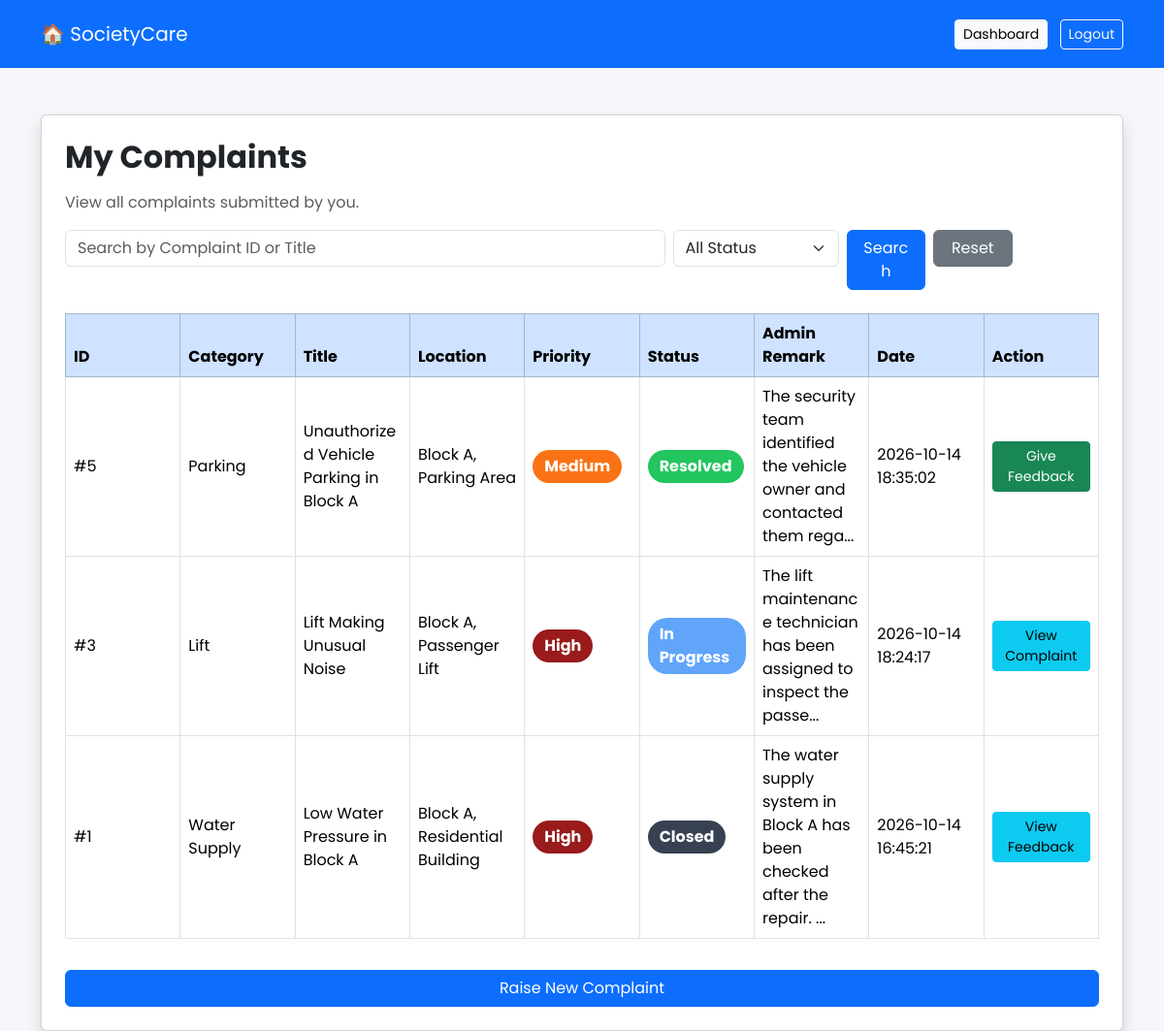
Screenshot of /resident/my-complaints.php (signed in) with the database file from the repository.
### tables this page shows
CREATE TABLE `complaints` (
  `complaint_id` int(11) NOT NULL,
  `resident_id` int(11) NOT NULL,
  `category_id` int(11) NOT NULL,
  `title` varchar(150) NOT NULL,
  `description` text NOT NULL,
  `location` varchar(100) DEFAULT NULL,
  `issue_started` varchar(50) DEFAULT NULL,
  `priority` enum('Low','Medium','High') DEFAULT 'Medium',
  `photo` varchar(255) DEFAULT NULL,
  `status` enum('Pending','Assigned','In Progress','Resolved','Closed') DEFAULT 'Pending',
  `created_at` timestamp NOT NULL DEFAULT current_timestamp(),
  `admin_remark` text DEFAULT NULL
);

CREATE TABLE `categories` (
  `category_id` int(11) NOT NULL,
  `category_name` varchar(100) NOT NULL
);

### resident/my-complaints.php (the view, shortened to what this page needs)
<?php
$resident_id = (int) $_SESSION['resident_id'];
function sc_escape($value) {
    return htmlspecialchars((string) $value, ENT_QUOTES, 'UTF-8');
}
$search = isset($_GET['search']) && is_string($_GET['search']) ? trim($_GET['search']) : '';
$sql = 'SELECT complaints.*, categories.category_name, feedback.feedback_id
        FROM complaints
        INNER JOIN categories ON complaints.category_id = categories.category_id
        LEFT JOIN feedback ON complaints.complaint_id = feedback.complaint_id
        WHERE complaints.resident_id = ?';
$types = 'i';
$params = [$resident_id];
$sql .= ' ORDER BY complaints.created_at DESC, complaints.complaint_id DESC';
try {
    $stmt = mysqli_prepare($conn, $sql);
    mysqli_stmt_bind_param($stmt, $types, ...$params);
    mysqli_stmt_execute($stmt);
    $result = mysqli_stmt_get_result($stmt);
    $complaints = mysqli_fetch_all($result, MYSQLI_ASSOC);
} catch (mysqli_sql_exception $e) {
    error_log('SocietyCare resident complaint listing error: ' . $e->getMessage());
    http_response_code(500);
    exit('Unable to load complaints. Please try again later.');
}
?>
<!DOCTYPE html>
<html lang="en">
<head>
    <link href="https://cdn.jsdelivr.net/npm/bootstrap@5.3.3/dist/css/bootstrap.min.css" rel="stylesheet">
    <link rel="stylesheet" href="../assets/css/style.css?v=2">
</head>
<body>
<nav class="navbar navbar-dark bg-primary">
    <div class="container">
        <span class="navbar-brand">🏠 SocietyCare</span>
        <div>
            <a href="dashboard.php" class="btn btn-light btn-sm me-2">Dashboard</a>
            <a href="../logout.php" class="btn btn-outline-light btn-sm">Logout</a>
        </div>
    </div>
</nav>
<div class="container mt-5">
    <div class="card shadow p-4">
        <h2 class="fw-bold mb-3">My Complaints</h2>
        <p class="text-muted">View all complaints submitted by you.</p>
        <form method="GET" class="mb-4">
    <div class="row g-2">
        <div class="col-md-7">
            <input
                type="text"
                name="search"
                class="form-control"
                placeholder="Search by Complaint ID or Title"
                value="<?php echo sc_escape($search); ?>"
                maxlength="100">
        </div>
        <div class="col-md-2">
            <select name="status" class="form-select">
                <option value="">All Status</option>
            </select>
        </div>
        <div class="col-md-1">
    <button type="submit" class="btn btn-primary w-100">
        Search
    </button>
       </div>
       <div class="col-md-1">
       <a href="my-complaints.php" class="btn btn-secondary w-100">
        Reset
        </a>
</div>
    </div>
</form>
        <div class="table-responsive">
            <table class="table table-bordered table-hover align-middle">
                <thead class="table-primary">
                    <tr>
                        <th>ID</th>
                        <th>Category</th>
                        <th>Title</th>
                        <th>Location</th>
                        <th>Priority</th>
                        <th>Status</th>
                        <th>Admin Remark</th>
                        <th>Date</th>
                        <th>Action</th>
                    </tr>
                </thead>
                <tbody>
                    <?php if (count($complaints) > 0) { ?>
                        <?php foreach ($complaints as $row) { ?>
                            <tr>
                                <td>#<?php echo (int) $row['complaint_id']; ?></td>
                                <td><?php echo sc_escape($row['category_name']); ?></td>
                                <td><?php echo sc_escape($row['title']); ?></td>
                                <td><?php echo sc_escape($row['location']); ?></td>
                                <td>
                                <?php
                                if($row['priority']=="High"){
                                echo '<span class="priority-badge priority-high">High</span>';
                                }
                                elseif($row['priority']=="Medium"){
                                echo '<span class="priority-badge priority-medium">Medium</span>';
                                }
                                else{
                                echo '<span class="priority-badge priority-low">Low</span>';
                                }
                                ?>
                                </td>
                                <td>
                                <?php
                                if($row['status']=="Pending"){
                                echo '<span class="status-badge status-pending">Pending</span>';
                                }
                                elseif($row['status']=="In Progress"){
                                echo '<span class="status-badge status-progress">In Progress</span>';
                                }
                                elseif($row['status']=="Resolved"){
                                echo '<span class="status-badge status-resolved">Resolved</span>';
                                }
                                else{
                                echo '<span class="status-badge status-closed">Closed</span>';
                                }
                                ?>
                                </td>
                                <td>
				<?php
				$remark = trim((string)($row['admin_remark'] ?? ''));
				if ($remark !== '') {
    				$maxLength = 70;
    				if (mb_strlen($remark, 'UTF-8') > $maxLength) {
        			$shortRemark = mb_substr($remark, 0, $maxLength, 'UTF-8') . '...';
    				} else {
        			$shortRemark = $remark;
    				}
    				echo '<span title="' .
         			htmlspecialchars($remark, ENT_QUOTES, 'UTF-8') .
         			'">' .
         			htmlspecialchars($shortRemark, ENT_QUOTES, 'UTF-8') .
         			'</span>';
				} else {
    				echo "No remark yet";
				}
				?>
				</td>
                                <td><?php echo sc_escape($row['created_at']); ?></td>
                                <td>
                                <?php
                                if($row['status']=="Pending"){
                                ?>
                                <form method="POST" action="delete-complaint.php" class="d-inline"
                                      onsubmit="return confirm('Are you sure you want to withdraw this complaint?');">
                                    <input type="hidden" name="csrf_token" value="<?php echo sc_escape($_SESSION['societycare_withdraw_csrf']); ?>">
                                    <input type="hidden" name="complaint_id" value="<?php echo (int) $row['complaint_id']; ?>">
                                    <button type="submit" class="btn btn-danger btn-sm">Withdraw</button>
                                </form>
                                <?php
                                }
                                elseif($row['status']=="Resolved" || $row['status']=="Closed"){
                                if($row['feedback_id'] == NULL){
                                echo '<a href="feedback.php?id='.(int) $row['complaint_id'].'" class="btn btn-success btn-sm">Give Feedback</a>';
                                } else {
                                echo '<a href="view-complaint.php?id='.(int) $row['complaint_id'].'#resident-feedback" class="btn btn-info btn-sm">View Feedback</a>';
                                }
                                }
                                else{
                                echo '<a href="view-complaint.php?id='.(int) $row['complaint_id'].'" class="btn btn-info btn-sm">View Complaint</a>';
                                }
                                ?>
                                </td>
                            </tr>
                        <?php } ?>
                    <?php } ?>
                </tbody>
            </table>
        </div>
        <a href="raise-complaint.php" class="btn btn-primary mt-3">
            Raise New Complaint
        </a>
    </div>
</div>
</body>
</html>

### assets/css/style.css (style rules this page uses)
* { margin:0; padding:0; box-sizing:border-box; font-family:'Poppins',sans-serif; }
body { background:#f5f7fb; color:#333; }
.navbar { background:rgba(0,0,0,0.25); backdrop-filter:blur(10px); padding:15px 0; }
.priority-badge, .status-badge { padding:5px 12px; border-radius:20px; font-weight:bold; display:inline-block; }
.priority-high { background:#991b1b; color:white; }
.priority-medium { background:#f97316; color:white; }
.status-progress { background:#60a5fa; color:white; }
.status-resolved { background:#22c55e; color:white; }
.status-closed { background:#374151; color:white; }
.table-responsive table { table-layout: fixed !important; width: 100% !important; }
.table-responsive th, .table-responsive td { white-space: normal !important; overflow-wrap: anywhere !important; word-break: break-word !important; }

### rows the page displays
complaints: complaint_id "5", category.category_name "Parking", title "Unauthorized Vehicle Parking in Block A", location "Block A, Parking Area", priority "Medium", status "Resolved", admin_remark "The security team identified the vehicle owner and contacted them rega...", created_at "2026-10-14 18:35:02"
complaints: complaint_id "3", category.category_name "Lift", title "Lift Making Unusual Noise", location "Block A, Passenger Lift", priority "High", status "In Progress", admin_remark "The lift maintenance technician has been assigned to inspect the passe...", created_at "2026-10-14 18:24:17"
complaints: complaint_id "1", category.category_name "Water Supply", title "Low Water Pressure in Block A", location "Block A, Residential Building", priority "High", status "Closed", admin_remark "The water supply system in Block A has been checked after the repair. ...", created_at "2026-10-14 16:45:21"
